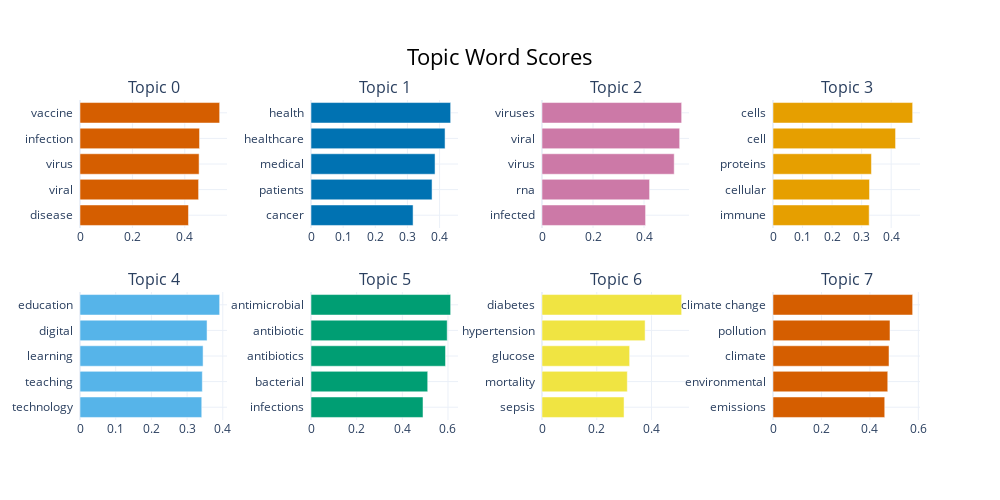

Notebook cell for this chart:
### Code cell
model.visualize_barchart()

### Figure 1 — Plotly figure (JSON) as saved in the notebook; plotly's stock layout.template omitted (floating-point values rounded to 4 significant figures)
{"data": [{"marker": {"color": "#D55E00"}, "orientation": "h", "type": "bar", "x": [0.414, 0.4527, 0.4546, 0.4563, 0.5331], "xaxis": "x", "y": ["disease  ", "viral  ", "virus  ", "infection  ", "vaccine  "], "yaxis": "y"}, {"marker": {"color": "#0072B2"}, "orientation": "h", "type": "bar", "x": [0.3176, 0.3766, 0.3859, 0.4171, 0.4345], "xaxis": "x2", "y": ["cancer  ", "patients  ", "medical  ", "healthcare  ", "health  "], "yaxis": "y2"}, {"marker": {"color": "#CC79A7"}, "orientation": "h", "type": "bar", "x": [0.4061, 0.4218, 0.5184, 0.5398, 0.5476], "xaxis": "x3", "y": ["infected  ", "rna  ", "virus  ", "viral  ", "viruses  "], "yaxis": "y3"}, {"marker": {"color": "#E69F00"}, "orientation": "h", "type": "bar", "x": [0.3255, 0.3266, 0.3331, 0.4148, 0.4727], "xaxis": "x4", "y": ["immune  ", "cellular  ", "proteins  ", "cell  ", "cells  "], "yaxis": "y4"}, {"marker": {"color": "#56B4E9"}, "orientation": "h", "type": "bar", "x": [0.3411, 0.3427, 0.3448, 0.3559, 0.3912], "xaxis": "x5", "y": ["technology  ", "teaching  ", "learning  ", "digital  ", "education  "], "yaxis": "y5"}, {"marker": {"color": "#009E73"}, "orientation": "h", "type": "bar", "x": [0.4906, 0.5112, 0.5892, 0.5966, 0.6116], "xaxis": "x6", "y": ["infections  ", "bacterial  ", "antibiotics  ", "antibiotic  ", "antimicrobial  "], "yaxis": "y6"}, {"marker": {"color": "#F0E442"}, "orientation": "h", "type": "bar", "x": [0.2997, 0.3116, 0.3201, 0.3766, 0.5101], "xaxis": "x7", "y": ["sepsis  ", "mortality  ", "glucose  ", "hypertension  ", "diabetes  "], "yaxis": "y7"}, {"marker": {"color": "#D55E00"}, "orientation": "h", "type": "bar", "x": [0.4613, 0.4737, 0.4789, 0.483, 0.5765], "xaxis": "x8", "y": ["emissions  ", "environmental  ", "climate  ", "pollution  ", "climate change  "], "yaxis": "y8"}], "layout": {"annotations": [{"font": {"size": 16}, "showarrow": false, "text": "Topic 0", "x": 0.0875, "xanchor": "center", "xref": "paper", "y": 1, "yanchor": "bottom", "yref": "paper"}, {"font": {"size": 16}, "showarrow": false, "text": "Topic 1", "x": 0.3625, "xanchor": "center", "xref": "paper", "y": 1, "yanchor": "bottom", "yref": "paper"}, {"font": {"size": 16}, "showarrow": false, "text": "Topic 2", "x": 0.6375, "xanchor": "center", "xref": "paper", "y": 1, "yanchor": "bottom", "yref": "paper"}, {"font": {"size": 16}, "showarrow": false, "text": "Topic 3", "x": 0.9125, "xanchor": "center", "xref": "paper", "y": 1, "yanchor": "bottom", "yref": "paper"}, {"font": {"size": 16}, "showarrow": false, "text": "Topic 4", "x": 0.0875, "xanchor": "center", "xref": "paper", "y": 0.4, "yanchor": "bottom", "yref": "paper"}, {"font": {"size": 16}, "showarrow": false, "text": "Topic 5", "x": 0.3625, "xanchor": "center", "xref": "paper", "y": 0.4, "yanchor": "bottom", "yref": "paper"}, {"font": {"size": 16}, "showarrow": false, "text": "Topic 6", "x": 0.6375, "xanchor": "center", "xref": "paper", "y": 0.4, "yanchor": "bottom", "yref": "paper"}, {"font": {"size": 16}, "showarrow": false, "text": "Topic 7", "x": 0.9125, "xanchor": "center", "xref": "paper", "y": 0.4, "yanchor": "bottom", "yref": "paper"}], "height": 500, "hoverlabel": {"bgcolor": "white", "font": {"family": "Rockwell", "size": 16}}, "showlegend": false, "title": {"font": {"color": "Black", "size": 22}, "text": "Topic Word Scores", "x": 0.5, "xanchor": "center", "yanchor": "top"}, "width": 1000, "xaxis": {"anchor": "y", "domain": [0, 0.175], "showgrid": true}, "xaxis2": {"anchor": "y2", "domain": [0.275, 0.45], "showgrid": true}, "xaxis3": {"anchor": "y3", "domain": [0.55, 0.725], "showgrid": true}, "xaxis4": {"anchor": "y4", "domain": [0.825, 1], "showgrid": true}, "xaxis5": {"anchor": "y5", "domain": [0, 0.175], "showgrid": true}, "xaxis6": {"anchor": "y6", "domain": [0.275, 0.45], "showgrid": true}, "xaxis7": {"anchor": "y7", "domain": [0.55, 0.725], "showgrid": true}, "xaxis8": {"anchor": "y8", "domain": [0.825, 1], "showgrid": true}, "yaxis": {"anchor": "x", "domain": [0.6, 1], "showgrid": true}, "yaxis2": {"anchor": "x2", "domain": [0.6, 1], "showgrid": true}, "yaxis3": {"anchor": "x3", "domain": [0.6, 1], "showgrid": true}, "yaxis4": {"anchor": "x4", "domain": [0.6, 1], "showgrid": true}, "yaxis5": {"anchor": "x5", "domain": [0, 0.4], "showgrid": true}, "yaxis6": {"anchor": "x6", "domain": [0, 0.4], "showgrid": true}, "yaxis7": {"anchor": "x7", "domain": [0, 0.4], "showgrid": true}, "yaxis8": {"anchor": "x8", "domain": [0, 0.4], "showgrid": true}}}
